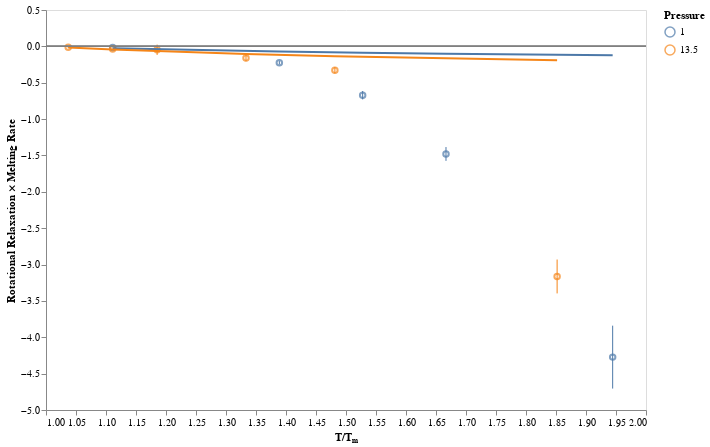

The cell this chart's notebook holds for it:
### Code cell
chart = alt.Chart(theory_df_2).encode(
    x=alt.X("temp_norm", title="T/Tₘ", scale=alt.Scale(zero=False)),
    color=alt.Color("pressure:N", title="Pressure"),
)

chart = (
    chart.mark_point().encode(y=alt.Y("value", title="Rotational Relaxation × Melting Rate")) +
    chart.mark_rule().encode(y="error_min", y2="error_max") +
    chart.mark_line().encode(y="theory")
)

chart = figures.hline(chart, 0.)
chart

### Figure 1 — Vega-Lite specification as saved in the notebook (floating-point values rounded to 4 significant figures)
{"$schema": "https://vega.github.io/schema/vega-lite/v2.6.0.json", "config": {"axis": {"grid": false}, "view": {"height": 400, "width": 600}}, "data": {"name": "data-8414259cb4d4fa024ace724881f009fa"}, "datasets": {"data-8414259cb4d4fa024ace724881f009fa": [{"error": -0.00112, "error_max": -0.01681, "error_min": -0.01233, "pressure": 1, "temp_norm": 1.111, "temperature": 0.4, "theory": -0.02505, "value": -0.01457}, {"error": -0.01192, "error_max": -0.2498, "error_min": -0.2021, "pressure": 1, "temp_norm": 1.389, "temperature": 0.5, "theory": -0.07015, "value": -0.226}, {"error": -0.02896, "error_max": -0.7297, "error_min": -0.6138, "pressure": 1, "temp_norm": 1.528, "temperature": 0.55, "theory": -0.08654, "value": -0.6717}, {"error": -0.04745, "error_max": -1.574, "error_min": -1.385, "pressure": 1, "temp_norm": 1.667, "temperature": 0.6, "theory": -0.1002, "value": -1.479}, {"error": -0.2162, "error_max": -4.705, "error_min": -3.84, "pressure": 1, "temp_norm": 1.944, "temperature": 0.7, "theory": -0.1217, "value": -4.273}, {"error": -0.005684, "error_max": -0.02429, "error_min": -0.001548, "pressure": 13.5, "temp_norm": 1.037, "temperature": 1.4, "theory": -0.01487, "value": -0.01292}, {"error": -0.001421, "error_max": -0.03934, "error_min": -0.03366, "pressure": 13.5, "temp_norm": 1.111, "temperature": 1.5, "theory": -0.04164, "value": -0.0365}, {"error": -0.03545, "error_max": -0.118, "error_min": 0.0238, "pressure": 13.5, "temp_norm": 1.185, "temperature": 1.6, "theory": -0.06506, "value": -0.04709}, {"error": -0.02243, "error_max": -0.2041, "error_min": -0.1144, "pressure": 13.5, "temp_norm": 1.333, "temperature": 1.8, "theory": -0.1041, "value": -0.1592}, {"error": -0.02182, "error_max": -0.371, "error_min": -0.2837, "pressure": 13.5, "temp_norm": 1.481, "temperature": 2, "theory": -0.1353, "value": -0.3274}, {"error": -0.1165, "error_max": -3.397, "error_min": -2.931, "pressure": 13.5, "temp_norm": 1.852, "temperature": 2.5, "theory": -0.1915, "value": -3.164}]}, "layer": [{"layer": [{"data": {"name": "data-8414259cb4d4fa024ace724881f009fa"}, "encoding": {"color": {"field": "pressure", "title": "Pressure", "type": "nominal"}, "x": {"field": "temp_norm", "scale": {"zero": false}, "title": "T/Tₘ", "type": "quantitative"}, "y": {"field": "value", "title": "Rotational Relaxation × Melting Rate", "type": "quantitative"}}, "mark": "point"}, {"data": {"name": "data-8414259cb4d4fa024ace724881f009fa"}, "encoding": {"color": {"field": "pressure", "title": "Pressure", "type": "nominal"}, "x": {"field": "temp_norm", "scale": {"zero": false}, "title": "T/Tₘ", "type": "quantitative"}, "y": {"field": "error_min", "type": "quantitative"}, "y2": {"field": "error_max", "type": "quantitative"}}, "mark": "rule"}, {"data": {"name": "data-8414259cb4d4fa024ace724881f009fa"}, "encoding": {"color": {"field": "pressure", "title": "Pressure", "type": "nominal"}, "x": {"field": "temp_norm", "scale": {"zero": false}, "title": "T/Tₘ", "type": "quantitative"}, "y": {"field": "theory", "type": "quantitative"}}, "mark": "line"}]}, {"encoding": {"y": {"field": "val", "type": "quantitative"}}, "mark": {"color": "grey", "type": "rule"}}], "transform": [{"as": "val", "calculate": "0.0"}]}
